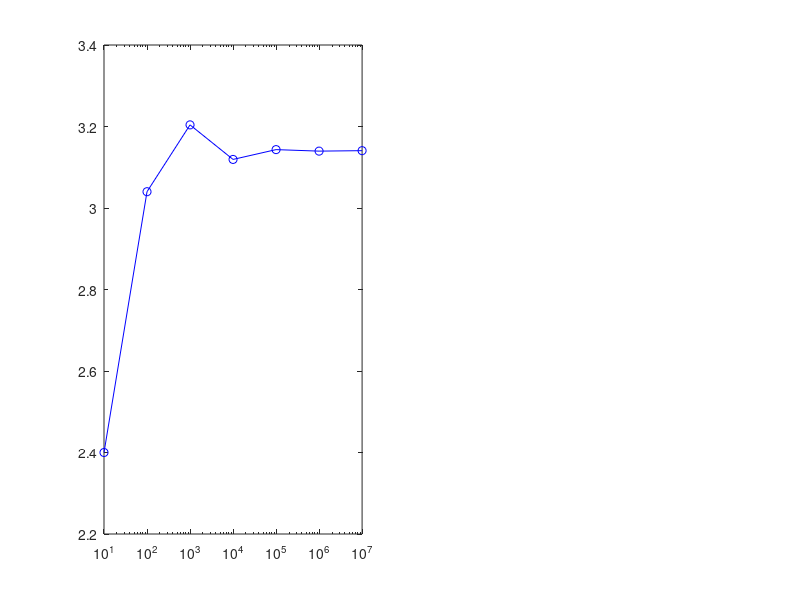

Reproduce this figure in MATLAB. (Note: this script raises an error after producing the figure.)
%Part 1
clear; clc; close all;
% Create number of points to test
test_points = [10,100,1000,10000,100000,1000000,1e7];

% Create arrays to keep track of values
piApprox = zeros(size(test_points));
errors   = zeros(size(test_points));
times    = zeros(size(test_points));


for idx = 1:length(test_points)
    points = test_points(idx);
    
    tic; % Start the timer

    % Makes a random point by picking random x and y coordinates
    x = rand(points, 1);
    y = rand(points, 1);
    % Check the distance of the point
    distances = sqrt(x.^2 + y.^2);
    % The point is inside if the distance from the origin is <= 1.
    insideCircle = sum(distances <= 1);
    
    %Calculate the ratio and estimate pi
    ratio = insideCircle / points;
    piApprox(idx) = 4 * ratio;    
   %Calculate the absolute error
    errors(idx) = abs(pi - piApprox(idx));
    
    % Stops the timer
    times(idx) = toc;
    
    % Prints the results
    fprintf('N = %d:\tPi Approx = %.6f,\tError = %.6f,\tTime = %.4f s\n', ...
            points, piApprox(idx), errors(idx), times(idx));
end

figure;
% Plot of computed value of pi vs number of Points
subplot(1, 2, 1);
semilogx(test_points, piApprox, '-ob');
hold on;
yline(pi, '--r', 'True Value of π');
title('Estimate of π vs. Number of Points');
xlabel('Number of Points');
ylabel('Estimated π');
grid on;
legend('Estimate', 'True Value', 'Location', 'southeast');

% Plot 2 Error vs Number of Points
subplot(1, 2, 2); 
loglog(test_points, errors, '-or');
title('Error vs. Number of Points');
xlabel('Number of Points');
ylabel('Absolute Error');
grid on;

%Plot 3 Precision vs. Computational Cost
figure; 
loglog(times, errors, '-o', 'LineWidth', 2, 'MarkerFaceColor', 'b');
title('Precision vs. Computational Cost');
xlabel('Execution Time (seconds, log scale)');
ylabel('Absolute Error (log scale)');
grid on;





%Part 2

tolerance = .005 % Target precision


total_points = 0;
points_inside = 0;
pi_calc = 100;
iteration_count = 0;
Start = 1e8;

%Estimates Pi so we don't use the true value
x = rand(Start, 1);
y = rand(Start, 1);
new_points_inside = sum(x.^2 + y.^2 <= 1);
total_points = total_points + 1;
points_inside = points_inside + new_points_inside;
pi_estimate = 4 * new_points_inside / Start;
%rounds estimated pi to 3 sigfigs
roundedpi_est= round(pi_estimate, 2)

total_points = 0;
points_inside = 0;


fprintf('Estimated pi to be: %.6f\n', roundedpi_est);
tic; % Start timing the whole process


%Starts estimating a new value to pi, and will continue until it is close to
%the one generated above
while abs(roundedpi_est - pi_calc) > tolerance
    iteration_count = iteration_count + 1;
    
    
    % Generate a random point
    x = rand();
    y = rand();
    
    % Count how many new points fall inside the quarter circle
    new_points_inside = sum(x.^2 + y.^2 <= 1);
    
    % Update total counts
    total_points = total_points + 1;
    points_inside = points_inside + new_points_inside;
    pi_calc = 4 * points_inside / total_points;

end

total_time = toc; % Stop timer

% Display results
fprintf('Final Pi Calculated: %.6f\n', pi_calc);
fprintf('Total points generated: %d\n', total_points);
fprintf('Total execution time: %.4f seconds\n', total_time);



%Part 3

function q = final()

inputValue = input('Enter a level of precision: ');
sig = inputValue;
fprintf('you entered: %.2f\n', sig);
precision = 5 * 10^-(sig); % Store the precision value for further use
fprintf('number is: %.8f\n', precision);
%Round pi to the number of sigfigs we are looking for
%I'll use my estimated value for pi again so I'm not relying on the true
%value of pi

total_points = 0;
points_inside = 0;
pi_calc = 100;
iteration_count = 0;
Start = 1e8;
x = rand(Start, 1);
y = rand(Start, 1);
new_points_inside = sum(x.^2 + y.^2 <= 1);
total_points = total_points + 1;
points_inside = points_inside + new_points_inside;
pi_estimate = 4 * new_points_inside / Start;

roundedpi = round(pi_estimate, sig-1)
% Calculate the final rounded value of pi based on the specified precision
fprintf('Rounded Pi to %d significant figures: %.8f\n', sig, roundedpi);

total_points = 0;
points_inside = 0;

% Creating the plot
figure;       % Create a new figure window
hold on;      % Keep previous points when plotting new ones
axis equal;   % Ensure the circle arc looks correct
axis([0 1 0 1]); % Set plot limits
title('Generating points');
xlabel('x-coordinate');
ylabel('y-coordinate');
box on;


tic;
while abs(roundedpi - pi_calc) > precision
    iteration_count = iteration_count + 1;
    
    
    % Generate a new batch of random points
    x = rand();
    y = rand();
    
    % Count how many new points fall inside the quarter circle
    new_points_inside = sum(x.^2 + y.^2 <= 1);


    %Plot the points
    if new_points_inside == 1
        plot(x, y, '.r', 'MarkerSize', 5); % Plot red for inside the circle
    else
        plot(x, y, '.b', 'MarkerSize', 5); % Plot blue for outside the circle
    end

    
    % Update total counts
    total_points = total_points + 1;
    points_inside = points_inside + new_points_inside;
    pi_calc = 4 * points_inside / total_points;
    
    drawnow limitrate;
end
total_time = toc; % Stop timer

%Finalize the plot
roundedpi = round(pi_calc, sig-1);
final_title = sprintf('Final π ≈ %.*f', sig, roundedpi);
title(final_title);
legend('Inside', 'Outside', 'Location', 'northeast');
hold off;


% Display results
fprintf('Final Pi Calculated: %.6f\n', pi_calc);
% Calculate the final rounded value of pi based on the specified precision

fprintf('Rounded Final Calculated Pi to %d significant figures: %.8f\n', sig, roundedpi);
fprintf('Total points generated: %d\n', total_points);
fprintf('Total execution time: %.4f seconds\n', total_time);

end
% Call the final function to get precision input and display the result
final();
